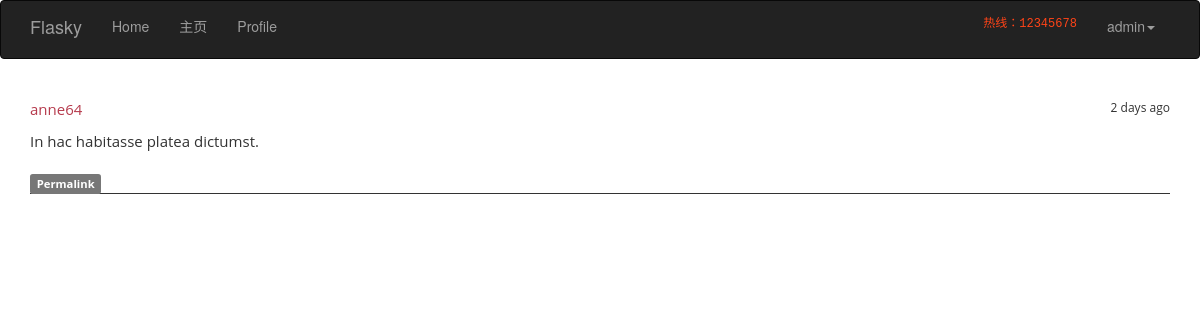
Page /post/2 (signed in) on the committed database.
### app/models.py (models this page shows, shortened)
class User(UserMixin,db.Model):
    __tablename__ = 'users'
    id = db.Column(db.Integer, primary_key=True)
    email= db.Column(db.String(64),unique=True,index=True)
    nickname=db.Column(db.String(64),unique= True,index=True)
    username = db.Column(db.String(64))
    role_id = db.Column(db.Integer, db.ForeignKey('roles.id'))
    password_hash = db.Column(db.String(128))
    location = db.Column(db.String(64))
    member_since = db.Column(db.DateTime(),default=datetime.utcnow)
    last_seen = db.Column(db.DateTime(),default=datetime.utcnow)
    confirmed = db.Column(db.Boolean,default=True)
    posts = db.relationship('Post',backref='author',lazy='dynamic')
    @property
    def password(self):
        raise AttributeError('password is not a readable attribute')
    def can(self,permissions):
        return self.role is not None and (self.role.permissions & permissions) == permissions
    def is_administrator(self):
        return self.can(Permission.ADMINISTER)
    def ping(self):
        self.last_seen = datetime.utcnow()
        db.session.add(self)

class Post(db.Model):
    __tablename__='posts'
    id = db.Column(db.Integer,primary_key=True)
    body = db.Column(db.Text)
    body_html = db.Column(db.Text)
    timestamp = db.Column(db.DateTime,index=True,default=datetime.utcnow)
    author_id = db.Column(db.Integer,db.ForeignKey('users.id'))

### app/main/views.py (the view)
@main.route('/post/<int:id>')
def post(id):
    post=Post.query.get_or_404(id)
    return render_template('post.html',posts=[post])

### app/auth/views.py (called while the page is built)
@auth.before_app_request
def befor_request():
    if current_user.is_authenticated:
        current_user.ping()
        if not current_user.confirmed and request.endpoint[:5] != 'auth.':
            return redirect(url_for('auth.unconfirmed'))

@auth.before_app_request
def befor_request():
    if current_user.is_authenticated \
            and not current_user.confirmed \
            and request.endpoint[:5] != 'auth.'\
            and request.endpoint != 'static':
        return redirect(url_for('auth.unconfirmed'))

### app/main/__init__.py (called while the page is built)
@main.app_context_processor
def inject_permissions():
    return dict(Permission=Permission)

### app/models.py (called while the page is built)
@login_manager.user_loader
def load_user(user_id):
    return User.query.get(int(user_id))

### app/templates/post.html (shortened to what this page needs)
{% extends 'base.html' %}
{% block page_content %}
{% include 'posts.html' %}
{% endblock %}

### app/templates/base.html (shortened to what this page needs)
{% extends "bootstrap/base.html" %}
{% block head %}
{{ super() }}
<link rel="stylesheet" type="text/css" href="{{ url_for('static', filename = 'css/style.css') }}">
{% endblock %}
{% block navbar %}
<div class="navbar navbar-inverse" role="navigation">
    <div class="container">
        <div class="navbar-header">
            <a class="navbar-brand" href="{{ url_for('main.index') }}">Flasky</a>
        </div>
        <div class="navbar-collapse collapse">
            <ul class="nav navbar-nav navbar-left">
                <li class="dropdown">
                     <a href="#" class = "dropdown-toggle" data-toggle="dropdown">Home</a>
                </li>
            </ul>
            <ul class="nav navbar-nav navbar-left">
                <li class="dropdown">
                     <a href="#" class = "dropdown-toggle" data-toggle="dropdown">主页</a>
                </li>
            </ul>
            <ul class="nav navbar-nav navbar-left">
                {% if current_user.is_authenticated %}
                <li><a href="{{ url_for('main.edit_profile') }}">Profile</a></li>
                {% endif %}
            </ul>
            <ul class="nav navbar-nav navbar-right">
                <li>
                    <p class="aa">热线：12345678</p>
                </li>
                {% if current_user.is_authenticated %}
                <li class="dropdown">
                    <a href="#" class = "dropdown-toggle" data-toggle="dropdown">{{ current_user.nickname}}<b class = "caret"></b></a>
                </li>
                {% else %}
                <li><a href="{{ url_for('auth.login') }}">Log In</a></li>
                {% endif %}
            </ul>
        </div>
    </div>
</div>
{% endblock %}
{% block content %}
<div class="container">
    {% block page_content %}{% endblock %}
</div>
{% endblock %}

### app/templates/posts.html (shortened to what this page needs)
 <ul class="posts">
    {% for post in posts %}
        <li class="post">
        <div class="profile-thumbnail">
        </div>
        <div class="post-content">
        <div class="post-date">{{ moment(post.timestamp).fromNow() }}</div>
        <div class="post-author">
        <a href="{{ url_for('.user', nickname=post.author.nickname) }}">
        {{ post.author.nickname }}
        </a>
        </div>
        <div class="post-body">
            {% if post.body_html %}
            {{ post.body_html|safe }}
            {% else %}
            {{ post.body}}
            {% endif %}
        </div>
        <div class="post-footer">
        <a href="{{ url_for('.post',id=post.id) }}">
            <span class="label label-default">Permalink</span>
        </a>
        </div>
        </div>
        </li>
    {% endfor %}
    </ul>

### app/static/css/style.css (style rules this page uses)
.aa { padding: 15px; font-family: "Bitstream Vera Sans Mono", Monaco, "Courier New", Courier, monospace; color: #ff4418; font-size:12px; }
* { margin: 0; padding: 0; -webkit-box-sizing: border-box; -moz-box-sizing: border-box; box-sizing: border-box; }
ul { list-style-type: none; }
a { color: #b63b4d; text-decoration: none; }
.posts { font-family:'Open Sans', Arial, Helvetica, Sans-serif, Verdana, Tahoma; font-size:15px; margin-top:10px; }
.post { border-bottom:1px solid; }
.profile-thumbnail { color: #c12c42; padding-top:10px; }
.post-date { float: right; font-size:12px; }
.post-body { padding:10px 0 10px 0 ; }

### rows in the picture
User: nickname "admin"
Post: timestamp "2 days ago", author.nickname "anne64", body_html "In hac habitasse platea dictumst."
